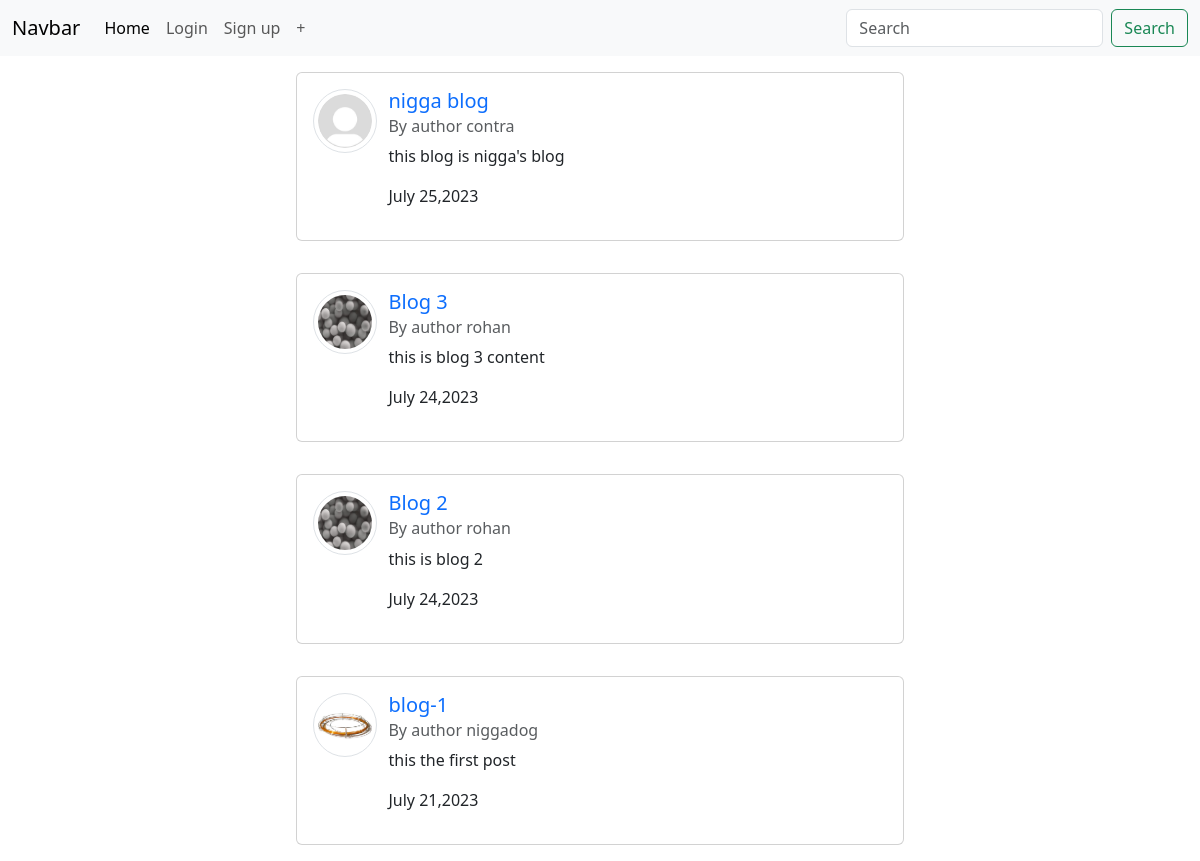
The app's page /, older data.
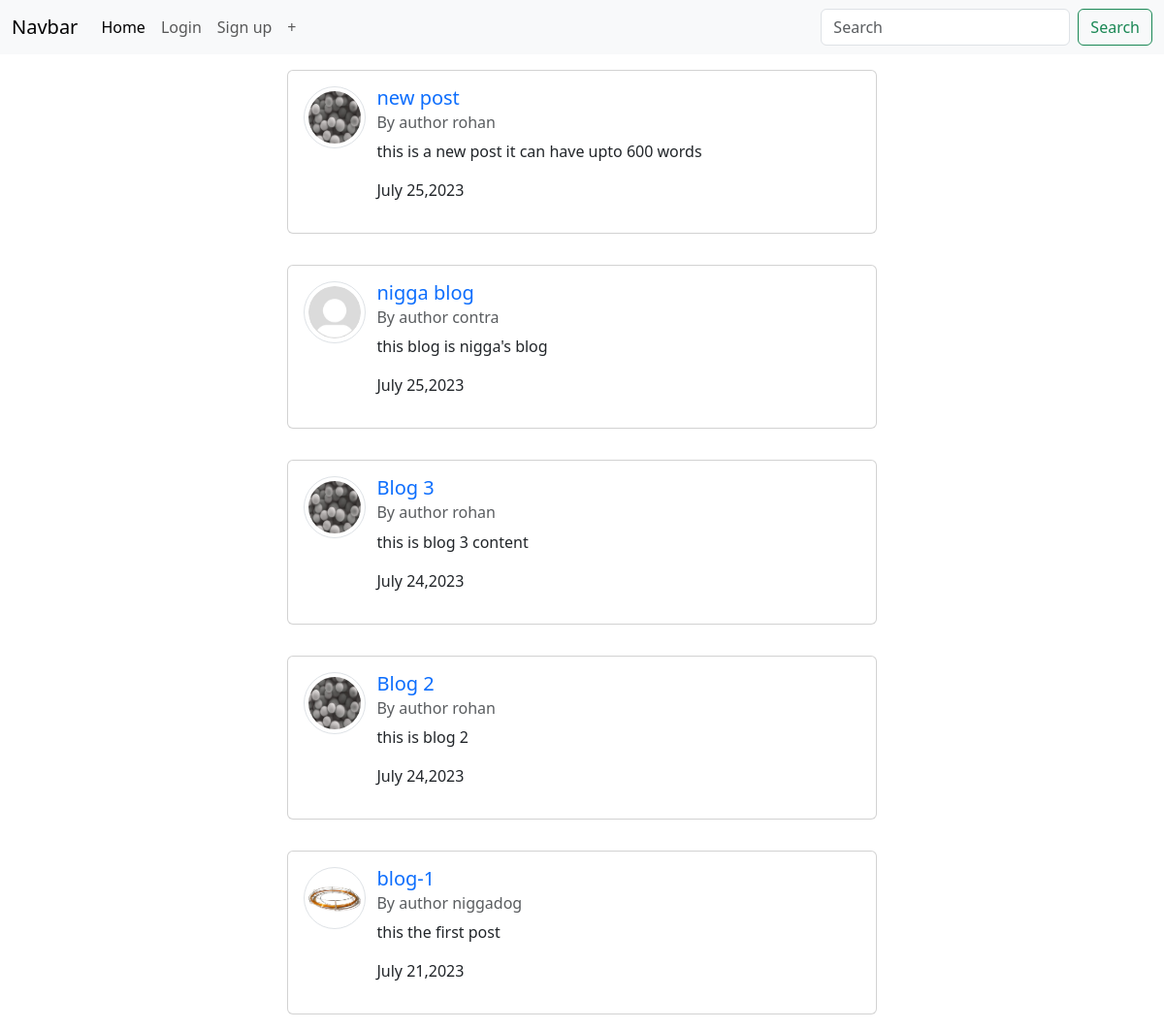
The same page, newer data.
### blog/models.py (models this page shows, shortened)
class post(models.Model):
    title = models.CharField(max_length=50)
    content =models.CharField(max_length=500)
    author = models.ForeignKey(User , on_delete=models.CASCADE)
    date = models.DateTimeField(default= timezone.now)

### users/models.py (models this page shows, shortened)
class Profile (models.Model):
    user=models.OneToOneField(User, on_delete=models.CASCADE)
    image = models.ImageField(default ='default.jpg', upload_to='profile_pics')

### blog/views.py (the view)
# urls.py: path("", PostListView.as_view(), name="home"),
class PostListView(ListView):
    model = post
    template_name ='home.html'
    context_object_name ='posts'
    ordering = ['-date']

### templates/home.html
{% extends 'index.html' %}
{% block body %}
{% for posts in posts %}
<div style="display: flex;flex-direction: column; max-width :80% ;">
<div class="c" style="display:flex; ;align-items:center;justify-content: center; align-items:center; margin: 2.5%;">
<div class="card" style="width: 50rem; display:flex;">
  <div class="card-body" style="display:flex">
    <img class="rounded-circle img-thumbnail" style="height:64px; width:64px"src="{{posts.author.profile.image.url}}">
    <div style="display: flex; flex-direction: column; margin-left: 2%;">
    <h5 class="card-title"><a style="text-decoration: none;" href="{%url 'post-detail' posts.id %}">{{posts.title}}</a></h5>
    <h6 class="card-subtitle mb-2 text-body-secondary">By author {{posts.author}}</h6>
    <p class="card-text">{{posts.content}}</p>
    <p class="">{{posts.date|date:"F d,Y"}}</p>
  </div>
  </div>
</div>
</div>
</div>
{% endfor %}
{% endblock body %}

### templates/index.html (shortened to what this page needs)
<!DOCTYPE html>
<html lang="en">
<head>
    <link href="https://cdn.jsdelivr.net/npm/bootstrap@5.3.0/dist/css/bootstrap.min.css" rel="stylesheet">
</head>
<body>
    <nav class="navbar navbar-expand-lg bg-body-tertiary">
        <div class="container-fluid">
          <a class="navbar-brand" href="#">Navbar</a>
          <div class="collapse navbar-collapse" id="navbarSupportedContent">
            <ul class="navbar-nav me-auto mb-2 mb-lg-0">
              <li class="nav-item">
                <a class="nav-link active" aria-current="page" href="{%url 'home'%}">Home</a>
              </li>
              {% if user.is_authenticated %}
              <li class="nav-item">
                <a class="nav-link" href="{% url 'logout'%}">Log out</a>
              </li>
              <li class="nav-item">
                <a class="nav-link" href="{%url 'profile'%}">Profile</a>
              </li>
              {% else %}
              <li class="nav-item">
                <a class="nav-link" href="{%url 'login'%}">Login</a>
              </li>
              <li class="nav-item">
                <a class="nav-link" href="{%url 'register'%}">Sign up</a>
              </li>
              {% endif %}
              <li class="nav-item">
                <a class="nav-link" href="{%url 'post-create'%}"> +</a>
              </li>
            </ul>
            <form class="d-flex" role="search">
              <input class="form-control me-2" type="search" placeholder="Search" aria-label="Search">
              <button class="btn btn-outline-success" type="submit">Search</button>
            </form>
          </div>
        </div>
      </nav>
      <div class="body-div" style=" display:flex;flex-direction:column;justify-content: center; justify-self: center; align-items: center; max-width:80%;">
      {% block body %}
      {% endblock body %}
      </div>
</body>
</html>

Row changes from the older to the newer data that the page shows:
added post: author.profile.image (picture), title "new post", author "rohan", content "this is a new post it can have upto 600 words", date "July 25,2023"
